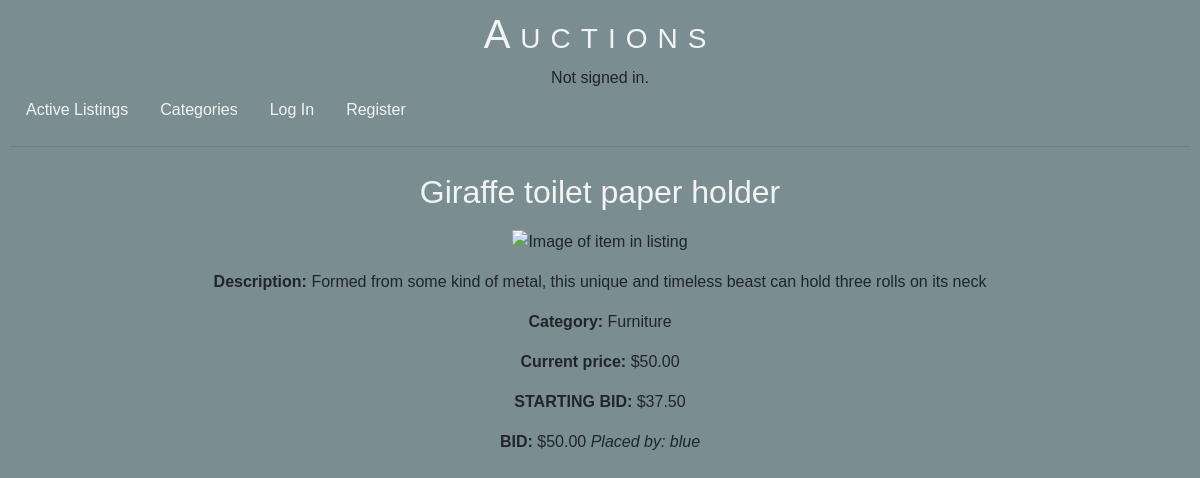
Screenshot of /auctions/9 with the database file from the repository.
### auctions/models.py (models this page shows, shortened)
class Listing(models.Model):
    title = models.CharField(max_length=35, default="")
    description = models.CharField(max_length=100, default="")
    starting_Bid = models.DecimalField(max_digits=11, decimal_places=2, default=1.00)
    image_Url = models.URLField(default="", blank=True)
    category = models.ForeignKey(Category, on_delete=models.PROTECT, related_name="catlistings",default="Miscellaneous")
    user = models.ForeignKey(User, on_delete=models.CASCADE, related_name="userlistings")
    active = models.BooleanField(default=True)

class Category(models.Model):
    name = models.CharField(max_length=20, default="")
    class Meta:
        verbose_name_plural = "Categories"
    def __str__(self):
        return f"{self.name}"

class Bid(models.Model):
    bid_Amount = models.DecimalField(max_digits=11, decimal_places=2, default=1.00)
    bid_Listing = models.ForeignKey(Listing, on_delete=models.CASCADE, related_name="listingbids")
    bid_User = models.ForeignKey(User, on_delete=models.CASCADE, related_name="userbids")

class User(AbstractUser):
    pass

### auctions/views.py (the view, shortened to what this page needs)
# urls.py: path("auctions/<int:id>", views.listings, name="listings"),
def listings(request, id):
    listing = Listing.objects.get(pk=id)
    user = request.user
    if user.is_authenticated:
        watchlistitem = user.userwatchlist.filter(watchlist_Listing=listing)
    else:
        watchlistitem = ""
    startingbid = listing.starting_Bid
    if listing.listingbids.last():
        mostrecentbid = listing.listingbids.last()
        mostrecentbidamt = mostrecentbid.bid_Amount
        winner = mostrecentbid.bid_User
    else:
        mostrecentbidamt = startingbid
        winner = listing.user
    return render(request, "auctions/listing.html", {
        "listing": listing,
        "bidform": NewBidForm(prefix='bid'),
        "watchform": AddWatchForm(prefix='watch'),
        "activeform": CloseAuctionForm(prefix='active'),
        "commentform": NewCommentForm(prefix='comment'),
        "watchlistitem": watchlistitem,
        "currentuser": user,
        "winner": winner
    })

### auctions/templates/auctions/listing.html (shortened to what this page needs)
{% extends "auctions/layout.html" %}
{% block body %}
<h2>{{ listing.title }}</h2>
    {% if listing.image_Url %}
        <p><img src={{listing.image_Url}} alt="Image of item in listing" height="500" width="500"></p>
    {% else %}
        <p><img src="https://upload.wikimedia.org/wikipedia/commons/a/ac/No_image_available.svg" alt="No image for item in listing" height="500" width="500"></p>
    {% endif %}
        <p><span class="detailheader">Description: </span>{{ listing.description }}</p>
        <p><span class="detailheader">Category: </span>{{ listing.category }}</p>
        {% if listing.listingbids.last.bid_Amount %}
            <p><span class="detailheader">Current price: </span>${{ listing.listingbids.last.bid_Amount }}</p>
        {% else %}
            <p><span class="detailheader">Current price: </span>${{ listing.starting_Bid }}</p>
        {% endif %}
        <ul>
            <li>
                <p><span class="detailheader">STARTING BID: </span>
                ${{ listing.starting_Bid }}</p>
            </li>
            {% for listingbid in listing.listingbids.all %}
            <li>
                <p><span class="detailheader">BID: </span>
                ${{ listingbid.bid_Amount }} <span class="commentBidDetails">Placed by: {{ listingbid.bid_User }}</span></p>
            </li>
            {% endfor %}
        </ul>
{% endblock %}

### auctions/static/auctions/styles.css (style rules this page uses)
html { height: 100%; }
body { padding: 10px; box-sizing: border-box; height: 100%; background-color: #7A8D90; font-family: Avenir, Arial, sans-serif; text-align: center; }
h2 { color: #F2F4F3; font-family: Avenir, Arial, sans-serif; text-align: center; padding: 10px; }
ul { list-style: none; padding: 0px; }
li { list-style: none; }
.commentBidDetails { font-style: italic; }
.detailheader { font-weight: bold; }

### rows the page displays
Listing: title "Giraffe toilet paper holder", description "Formed from some kind of metal, this unique and timeless beast can hold three rolls on its neck", category "Furniture", listingbids.last.bid_Amount "50.00", starting_Bid "37.50"
Bid: bid_Amount "50.00", bid_User "blue"
